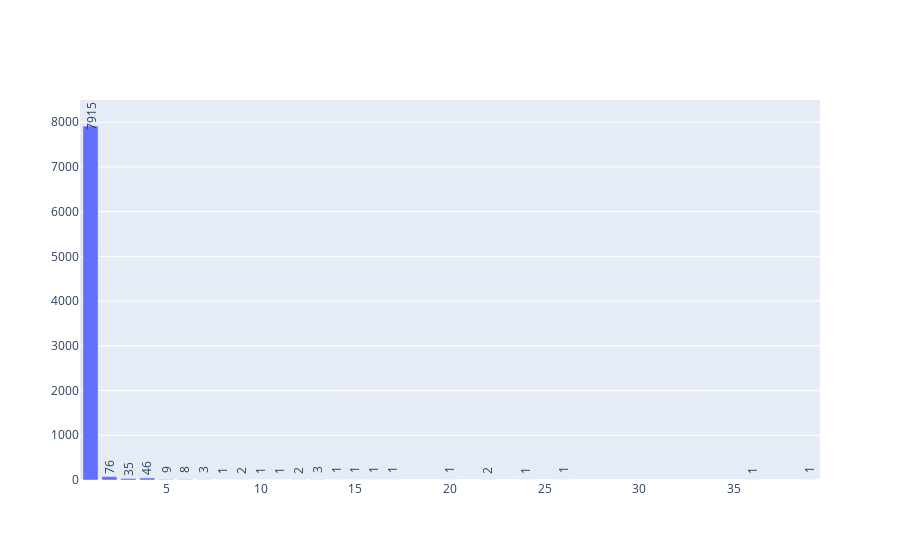

Notebook cell for this chart:
### Code cell
import plotly.graph_objects as go

# Count the frequency of each unique value
counts = df['ref_all_len'].value_counts()

# Sort counts by index (optional but can make the plot more readable)
counts = counts.sort_index()

# Create a bar chart (which visually is a histogram) using Plotly
fig = go.Figure(data=[go.Bar(
    x=counts.index,
    y=counts.values,
)])

# Add annotations with a vertical angle
for i in range(len(counts)):
    fig.add_annotation(
        x=counts.index[i],
        y=counts.values[i],
        text=str(counts.values[i]),
        showarrow=False,
        yshift=10,
        textangle=-90  # This will rotate the text vertically
    )

# Show the plot
fig.show()

### Figure 1 — Plotly figure (JSON) as saved in the notebook; plotly's stock layout.template omitted (floating-point values rounded to 4 significant figures)
{"data": [{"type": "bar", "x": [1, 2, 3, 4, 5, 6, 7, 8, 9, 10, 11, 12, 13, 14, 15, 16, 17, 20, 22, 24, 26, 36, 39], "y": [7915, 76, 35, 46, 9, 8, 3, 1, 2, 1, 1, 2, 3, 1, 1, 1, 1, 1, 2, 1, 1, 1, 1]}], "layout": {"annotations": [{"showarrow": false, "text": "7915", "textangle": -90, "x": 1, "y": 7915, "yshift": 10}, {"showarrow": false, "text": "76", "textangle": -90, "x": 2, "y": 76, "yshift": 10}, {"showarrow": false, "text": "35", "textangle": -90, "x": 3, "y": 35, "yshift": 10}, {"showarrow": false, "text": "46", "textangle": -90, "x": 4, "y": 46, "yshift": 10}, {"showarrow": false, "text": "9", "textangle": -90, "x": 5, "y": 9, "yshift": 10}, {"showarrow": false, "text": "8", "textangle": -90, "x": 6, "y": 8, "yshift": 10}, {"showarrow": false, "text": "3", "textangle": -90, "x": 7, "y": 3, "yshift": 10}, {"showarrow": false, "text": "1", "textangle": -90, "x": 8, "y": 1, "yshift": 10}, {"showarrow": false, "text": "2", "textangle": -90, "x": 9, "y": 2, "yshift": 10}, {"showarrow": false, "text": "1", "textangle": -90, "x": 10, "y": 1, "yshift": 10}, {"showarrow": false, "text": "1", "textangle": -90, "x": 11, "y": 1, "yshift": 10}, {"showarrow": false, "text": "2", "textangle": -90, "x": 12, "y": 2, "yshift": 10}, {"showarrow": false, "text": "3", "textangle": -90, "x": 13, "y": 3, "yshift": 10}, {"showarrow": false, "text": "1", "textangle": -90, "x": 14, "y": 1, "yshift": 10}, {"showarrow": false, "text": "1", "textangle": -90, "x": 15, "y": 1, "yshift": 10}, {"showarrow": false, "text": "1", "textangle": -90, "x": 16, "y": 1, "yshift": 10}, {"showarrow": false, "text": "1", "textangle": -90, "x": 17, "y": 1, "yshift": 10}, {"showarrow": false, "text": "1", "textangle": -90, "x": 20, "y": 1, "yshift": 10}, {"showarrow": false, "text": "2", "textangle": -90, "x": 22, "y": 2, "yshift": 10}, {"showarrow": false, "text": "1", "textangle": -90, "x": 24, "y": 1, "yshift": 10}, {"showarrow": false, "text": "1", "textangle": -90, "x": 26, "y": 1, "yshift": 10}, {"showarrow": false, "text": "1", "textangle": -90, "x": 36, "y": 1, "yshift": 10}, {"showarrow": false, "text": "1", "textangle": -90, "x": 39, "y": 1, "yshift": 10}], "autosize": true, "xaxis": {"autorange": true, "range": [0.5, 39.5], "type": "linear"}, "yaxis": {"autorange": true, "range": [0, 9342.0], "type": "linear"}}}
